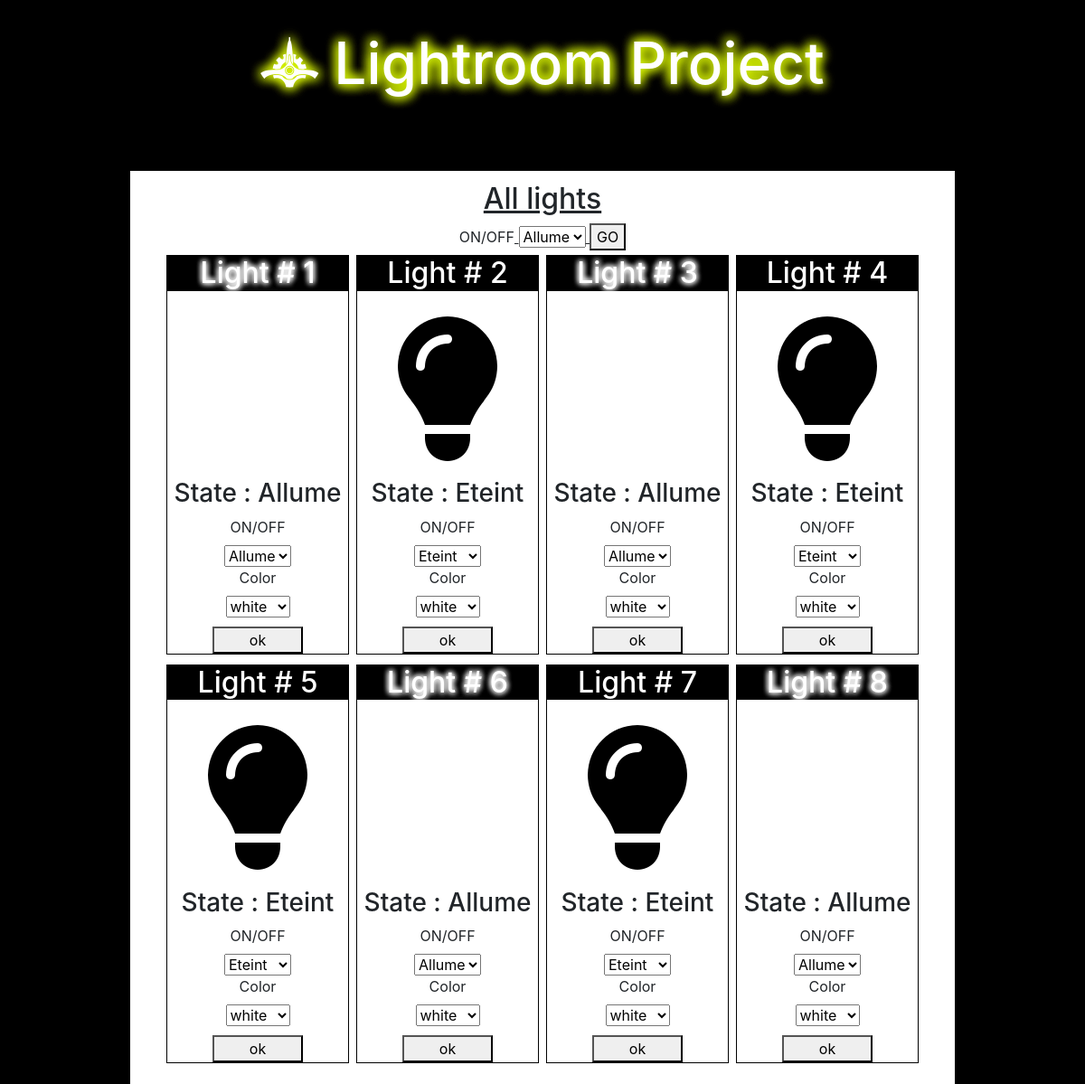
The app's page /, older data.
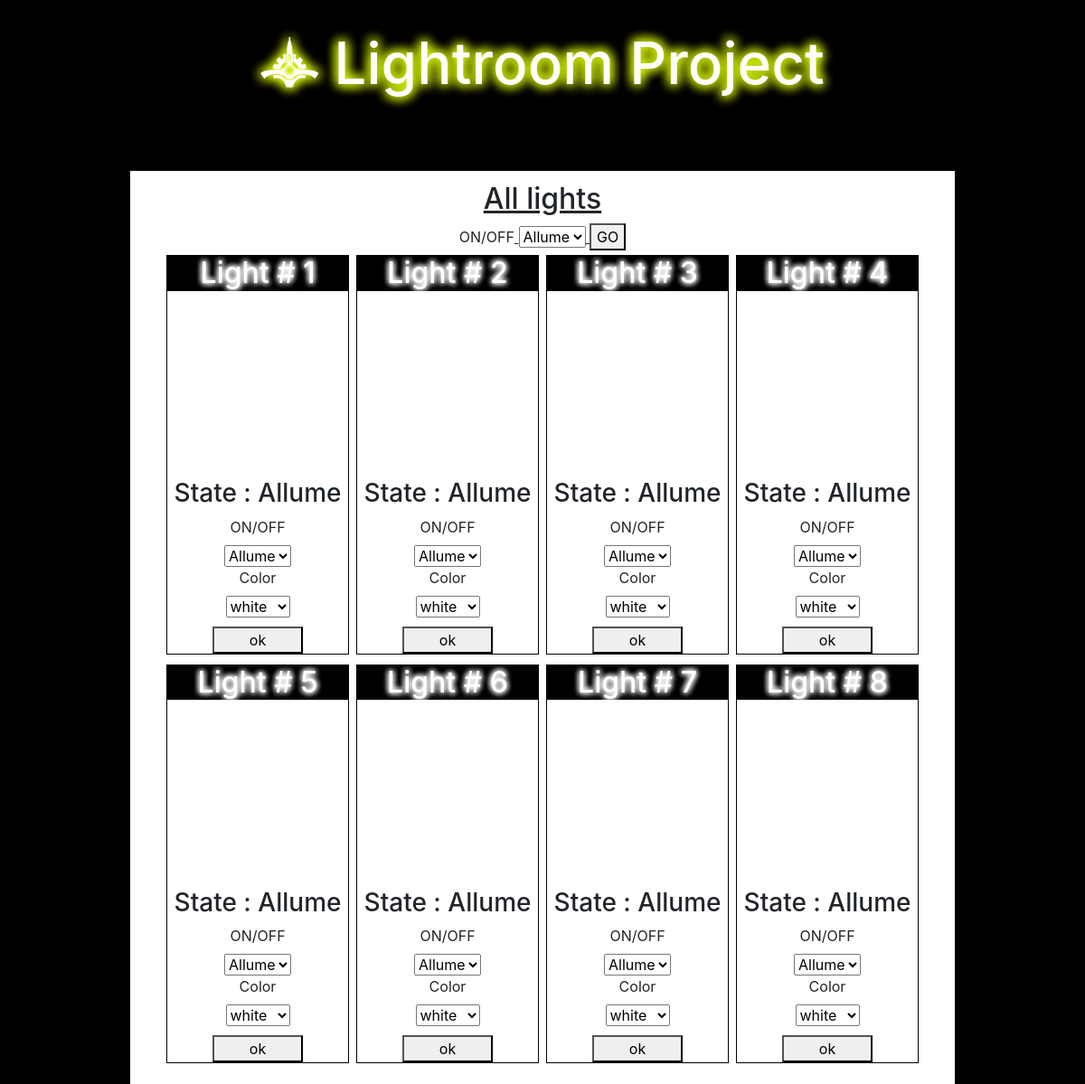
The same page, newer data.
### light/models.py (models this page shows, shortened)
class Light(models.Model):
    LIGHT_CHOICE=(
    ('ON','Allume'),
    ('OFF','Eteint')
    )
    COLOR_CHOICE=(
    ('WHITE','white'),
    ('RED','red'),
    ('BLUE','blue'),
    ('GREEN','green'),
    ('YELLOW','yellow'),
    ('PURPLE','purple'),
    )
    state = models.CharField(max_length=10, choices=LIGHT_CHOICE, default='OFF')
    color = models.CharField(max_length=15, choices=COLOR_CHOICE, default='WHITE')

### light/views.py (the view, shortened to what this page needs)
# urls.py: url(r'^$', LightListView.as_view(), name='list_light'),
class LightListView(ListView):
    model = Light
    def get_context_data(self, **kargs):
        context = ListView.get_context_data(self, **kargs)
        context["lights"] = []
        for light in self.get_queryset():
            context["lights"].append({
            "light" : light,
            "form" : LightForm(instance=light)
            })
        context['allLight'] = LightForm(instance=light)
        return context

### light/forms.py
class LightForm(forms.ModelForm):
    class Meta:
        model = Light
        fields = "__all__"

### light/templates/light/light_list.html (shortened to what this page needs)
{% load static %}
<!DOCTYPE html>
<html lang="fr" dir="ltr">
    <head>
        <link rel="stylesheet" href="{% static 'bootstrap/dist/css/bootstrap.min.css' %}">
        <link rel="stylesheet" type="text/css" media="screen" href="{% static '@fortawesome/fontawesome-free/css/all.css'%}" />
        <link href="https://gitcdn.github.io/bootstrap-toggle/2.2.2/css/bootstrap-toggle.min.css" rel="stylesheet">
        <link rel="stylesheet" href="{% static 'css/style.css' %}" />
    </head>
    <body>
        <header>
             <h1><i class="iTitle fab fa-galactic-senate"></i> Lightroom Project </h1>
        </header>
<main>
    <h2 class="title"> All lights </h2>
    <form class="formAllLight" action="{% url 'list_light' %}" method="post">{% csrf_token %}
        <label for="id_state">ON/OFF</label>
        {{allLight.state}}
        <button type="submit" name="button">GO</button>
    </form>
    {% for objLight in lights%}
    <div id="light{{objLight.light.id}}" class="light light{{ objLight.light.state }} lightColor{{objLight.light.color}}">
        <h2> Light # {{ objLight.light.id }}</h2>
        {% if objLight.light.state == 'ON' %}
        <i id="icon{{objLight.light.id}}" class="far fa-lightbulb"></i>
        {% else %}
        <i id="icon{{objLight.light.id}}" class="fas fa-lightbulb"></i>
        {% endif %}
        <h3 id="state{{objLight.light.id}}"> State : {{ objLight.light.get_state_display }}</h3>
        <div class="checkbox">
            <form class="lightForm" action="{% url 'list_switch' objLight.light.id %}" method="post">{% csrf_token %}
            <label for="id_state">ON/OFF</label>
            {{objLight.form.state}}
            <label for="id_color">Color</label>
            {{objLight.form.color}}
            <button type="submit" name="button">ok</button>
        </form>
        </div>
</div>
{% endfor %}
</main>
    </body>
</html>

### light/static/css/style.css (style rules this page uses)
body { margin:0;background-color:black }
header { text-align:center;background-color:black;padding:2rem 0;margin-bottom:3rem }
header h1 { font-size:4rem;margin:0;text-shadow:0 0 0.2em #ddfa00,0 0 0.2em #ddfa00,0 0 0.2em #ddfa00;color:white }
.title,.formAllLight { text-align:center;grid-column:1/5;text-decoration:underline }
main { background-color:white;padding:1% 3%;margin:0 12%;display:grid;grid-template-columns:repeat(4, 1fr) }
main .light { text-align:center;margin:0 2%;margin-bottom:5%;border:1px solid black }
main .light h2 { margin-top:0;background-color:black;color:white }
main .light i { margin:10% 0;font-size:10rem }
main .light .lightForm { display:flex;flex-direction:column;align-items:center }
main .light .lightForm button { margin-top:5%;width:50% }
main .lightON h2 { text-shadow:0 0 0.2em white, 0 0 0.2em white,0 0 0.2em white;color:white }
main .lightON i { animation-duration:2s;animation-name:lightEffect;animation-iteration-count:infinite;animation-timing-function:linear;text-shadow:0 0 0.2em white, 0 0 0.2em white,0 0 0.2em white;color:white }

Row changes from the older to the newer data that the page shows:
changed Light id 2: light.state "Eteint" → "Allume"; state "Eteint" → "Allume"
changed Light id 4: light.state "Eteint" → "Allume"; state "Eteint" → "Allume"
changed Light id 5: light.state "Eteint" → "Allume"; state "Eteint" → "Allume"
changed Light id 7: light.state "Eteint" → "Allume"; state "Eteint" → "Allume"
